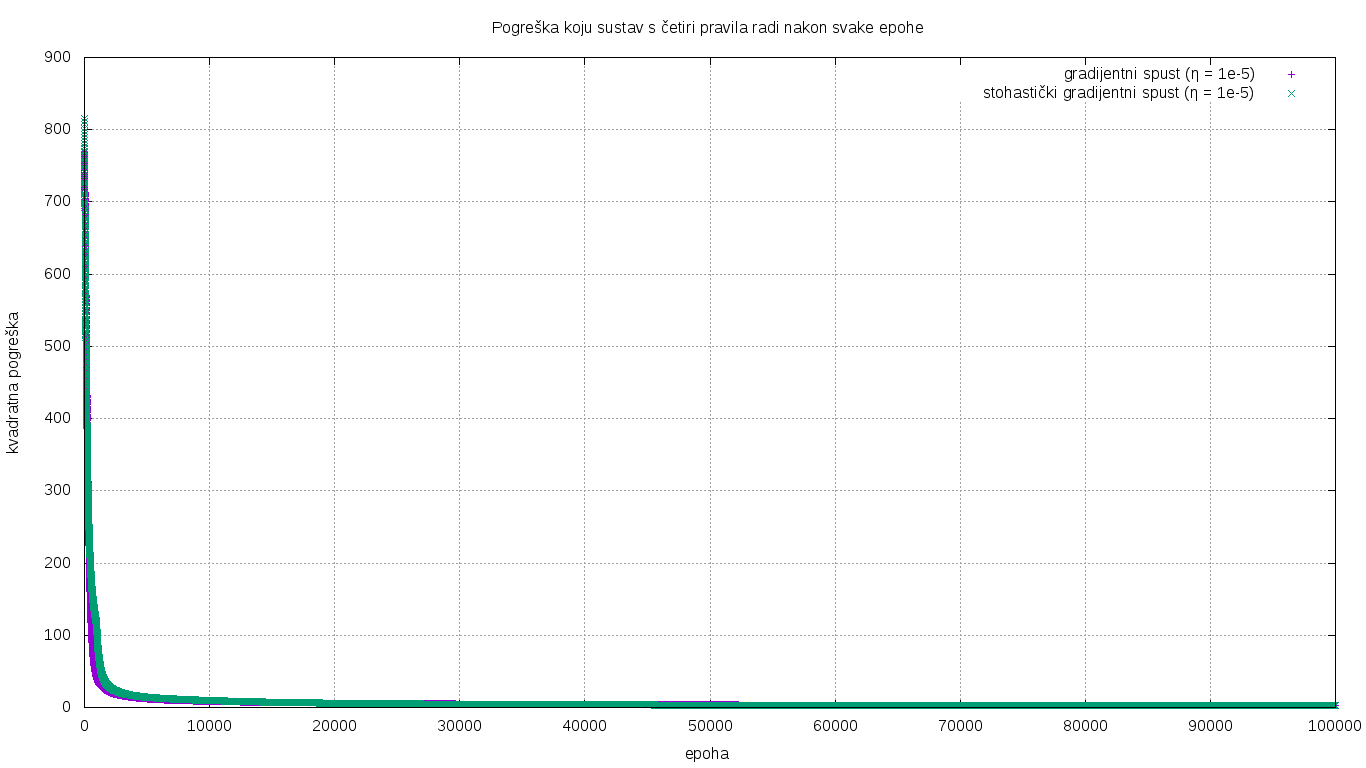

The script that saved this image:
set grid
set title "Pogreška koju sustav s četiri pravila radi nakon svake epohe"
set xlabel "epoha"
set ylabel "kvadratna pogreška"
set terminal png size 1366,768
set output "task_07.png"
plot "task_07_gd_4_e.txt"  title "gradijentni spust (η = 1e-5)", \
     "task_07_ogd_4_e.txt" title "stohastički gradijentni spust (η = 1e-5)"
